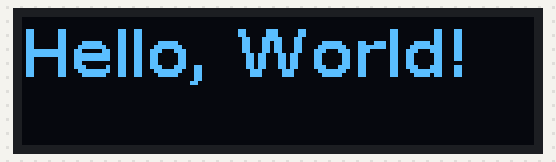
A program run on a simulated Raspberry Pi (BCM pin numbers). Parts: 128×32 one-colour display. At 5.1 s the program stops and its outputs stay as they are.

Above: at 0.1 s.

Measured:
- what the display in image 0 shows lasts 5.0 s, from 0.1 s to 5.1 s

The program:

oled_main.py
```python
import time
import board
import busio
import adafruit_ssd1306
from PIL import Image, ImageDraw, ImageFont

# I2C 설정
i2c = busio.I2C(board.SCL, board.SDA)

# 디스플레이 초기화
oled = adafruit_ssd1306.SSD1306_I2C(128, 32, i2c)

# 디스플레이 초기화
oled.fill(0)
oled.show()

# 이미지 및 그리기 객체 생성
width = oled.width
height = oled.height
image = Image.new("1", (width, height))
draw = ImageDraw.Draw(image)

# 폰트 설정 (시스템 폰트를 사용할 수 있습니다)
try:
    font = ImageFont.truetype("/usr/share/fonts/truetype/dejavu/DejaVuSans-Bold.ttf", 16)
except IOError:
    font = ImageFont.load_default()

# 텍스트 출력
draw.text((0, 0), "Hello, World!", font=font, fill=255)

# 디스플레이에 이미지 표시
oled.image(image)
oled.show()

# 잠시 대기
time.sleep(5)

# 디스플레이 지우기
oled.fill(0)
oled.show()
```
